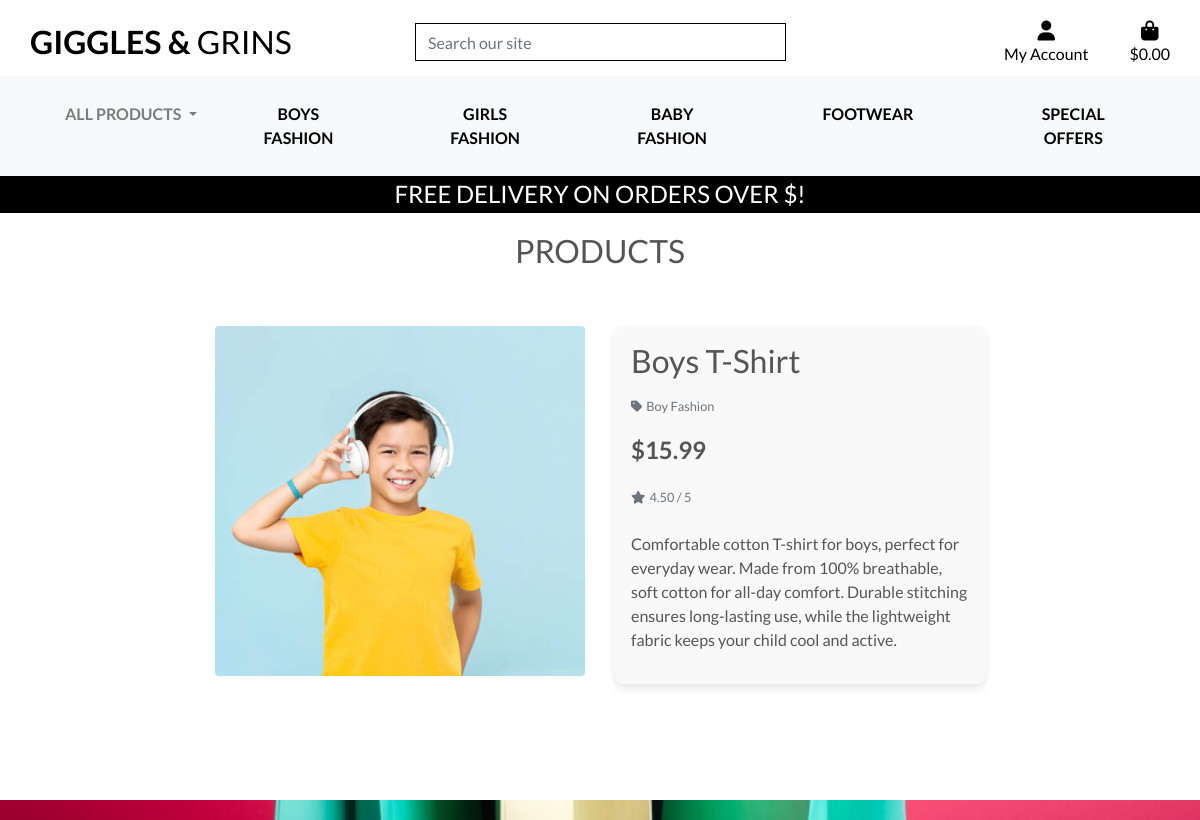
The page /products/1/ on the database its author committed.
### products/models.py (models this page shows, shortened)
class Product(models.Model):
    category = models.ForeignKey('Category', null=True, blank=True, on_delete=models.SET_NULL)
    subcategory = models.ForeignKey('Subcategory', null=True, blank=True, on_delete=models.SET_NULL, related_name="products")
    sku = models.CharField(max_length=254, null=True, blank=True)
    name = models.CharField(max_length=254)
    description = models.TextField()
    price = models.DecimalField(max_digits=6, decimal_places=2)
    rating = models.DecimalField(max_digits=6, decimal_places=2, null=True, blank=True)
    image_url = models.URLField(max_length=1024, null=True, blank=True)
    image = models.ImageField(upload_to='product_images/', blank=True, null=True)

class Category(models.Model):
    name = models.CharField(max_length=254)
    friendly_name = models.CharField(max_length=254, null=True, blank=True)
    description = models.TextField(null=True, blank=True)
    class Meta:
        verbose_name_plural = 'Categories'

### products/views.py (the view)
# urls.py: path('<int:product_id>/', views.product_detail, name='product_detail'),
def product_detail(request, product_id):
    product = get_object_or_404(Product, pk=product_id)
    context = {
        'product': product,
    }
    return render(request, 'products/product_detail.html', context)

### products/context_processors.py (called while the page is built)
def categories_with_subcategories(request):
    categories = Category.objects.prefetch_related('subcategories').all()
    return {'categories_with_subcategories': categories}

### products/templates/products/product_detail.html (shortened to what this page needs)
{% extends "base.html" %}
{% load static %}
{% block page_header %}
    <div class="container header-container">
    </div>
{% endblock %}
{% block content %}
    <div class="overlay"></div>
    <div class="container-fluid mt-5">
        <h2 class="logo-font">Products</h2>
        <div class="row">
            <div class="col-12 col-md-6 col-lg-4 offset-lg-2">
                <div class="image-container my-5">
                    {% if product.image %}
                        <a href="{{ product.image.url }}" target="_blank">
                            <img class="card-img-top img-fluid rounded" src="{{ product.image.url }}" alt="{{ product.name }}">
                        </a>
                        {% else %}
                        <a href="#">
                            <img class="card-img-top img-fluid" src="{{ MEDIA_URL }}noimage.png" alt="{{ product.name }}">
                        </a>
                    {% endif %}
                </div>
            </div>
            <div class="col-12 col-md-6 col-lg-4">
                <div class="product-details-container mb-5 mt-md-5 p-3" style="background-color: #f9f9f9; border-radius: 8px; box-shadow: 0 4px 8px rgba(0, 0, 0, 0.1);">
                    <h2 class="mb-3">{{ product.name }}</h2>
                    {% if product.category %}
                    <p class="small mt-1 mb-3">
                        <a class="text-muted" href="{% url 'products' %}?category={{ product.category.name }}">
                            <i class="fas fa-tag mr-1"></i>{{ product.category.friendly_name }}
                        </a>
                    </p>
                    {% endif %}
                    <p class="lead mb-3 text-left font-weight-bold" style="font-size: 1.5rem;">${{ product.price }}</p>
                    {% if product.rating %}
                        <small class="text-muted"><i class="fas fa-star mr-1"></i>{{ product.rating }} / 5</small>
                    {% else %}
                        <small class="text-muted">No Rating</small>
                    {% endif %}
                    <p class="mt-4">{{ product.description }}</p>
                </div>
            </div>
        </div>
    </div>
{% endblock %}

### static/css/base.css (style rules this page uses)
html { height: 100%; margin: 0; padding: 0; }
body { background: url('/media/homepage_background.jpg') no-repeat center center fixed; background-size: cover; color: #555; font-family: 'Lato'; height: 100vh; }
.container { margin-top: 20px; }
.logo-font { text-transform: uppercase; text-align:center; }
h2.logo-font { margin-top:1.5rem ; text-align:center; }
.card-img-top { height: 350px; object-fit: cover; width: 100%; }
.overlay { height: 100%; width: 100%; top: 0; left: 0; position: fixed; background: white; z-index: -1; height: 100vh; width: 100vw; }
@media (min-width: 1200px) { .container { max-width: 80%; } }
@media (min-width: 992px) { .header-container { padding-top: 164px; } }

### rows shown on the page
Product: image (picture), name "Boys T-Shirt", category.friendly_name "Boy Fashion", price "15.99", rating "4.50", description "Comfortable cotton T-shirt for boys, perfect for everyday wear. Made from 100% breathable, soft cotton for all-day comfort. Durable stitching ensures long-lasting use, while the lightweight fabric keeps your child cool and active."
